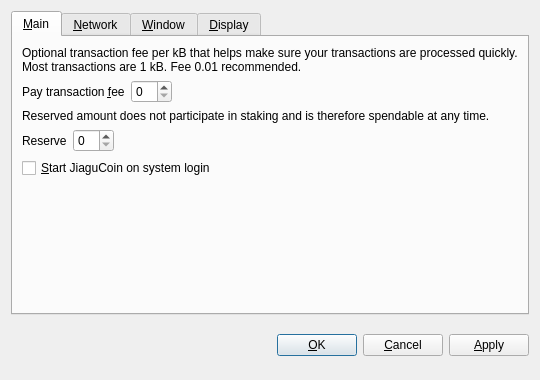
<?xml version="1.0" encoding="UTF-8"?>
<ui version="4.0">
 <class>OptionsDialog</class>
 <widget class="QDialog" name="OptionsDialog">
  <property name="geometry">
   <rect>
    <x>0</x>
    <y>0</y>
    <width>540</width>
    <height>380</height>
   </rect>
  </property>
  <property name="windowTitle">
   <string>Options</string>
  </property>
  <property name="modal">
   <bool>true</bool>
  </property>
  <layout class="QVBoxLayout" name="verticalLayout">
   <item>
    <widget class="QTabWidget" name="tabWidget">
     <property name="tabPosition">
      <enum>QTabWidget::North</enum>
     </property>
     <property name="currentIndex">
      <number>0</number>
     </property>
     <widget class="QWidget" name="tabMain">
      <attribute name="title">
       <string>&amp;Main</string>
      </attribute>
      <layout class="QVBoxLayout" name="verticalLayout_Main">
       <item>
        <widget class="QLabel" name="transactionFeeInfoLabel">
         <property name="text">
          <string>Optional transaction fee per kB that helps make sure your transactions are processed quickly. Most transactions are 1 kB. Fee 0.01 recommended.</string>
         </property>
         <property name="textFormat">
          <enum>Qt::PlainText</enum>
         </property>
         <property name="wordWrap">
          <bool>true</bool>
         </property>
        </widget>
       </item>
       <item>
        <layout class="QHBoxLayout" name="horizontalLayoutFee">
         <item>
          <widget class="QLabel" name="transactionFeeLabel">
           <property name="text">
            <string>Pay transaction &amp;fee</string>
           </property>
           <property name="textFormat">
            <enum>Qt::PlainText</enum>
           </property>
           <property name="buddy">
            <cstring>transactionFee</cstring>
           </property>
          </widget>
         </item>
         <item>
          <widget class="BitcoinAmountField" name="transactionFee"/>
         </item>
         <item>
          <spacer name="horizontalSpacerFee">
           <property name="orientation">
            <enum>Qt::Horizontal</enum>
           </property>
           <property name="sizeHint" stdset="0">
            <size>
             <width>40</width>
             <height>20</height>
            </size>
           </property>
          </spacer>
         </item>
        </layout>
       </item>
       <item>
        <widget class="QLabel" name="reserveBalanceInfoLabel">
         <property name="text">
          <string>Reserved amount does not participate in staking and is therefore spendable at any time.</string>
         </property>
         <property name="textFormat">
          <enum>Qt::PlainText</enum>
         </property>
         <property name="wordWrap">
          <bool>true</bool>
         </property>
        </widget>
       </item>
       <item>
        <layout class="QHBoxLayout" name="horizontalLayoutReserveBalance">
         <item>
          <widget class="QLabel" name="reserveBalanceLabel">
           <property name="text">
            <string>Reserve</string>
           </property>
           <property name="textFormat">
            <enum>Qt::PlainText</enum>
           </property>
           <property name="buddy">
            <cstring>reserveBalance</cstring>
           </property>
          </widget>
         </item>
         <item>
          <widget class="BitcoinAmountField" name="reserveBalance"/>
         </item>
         <item>
          <spacer name="horizontalSpacerReserveBalance">
           <property name="orientation">
            <enum>Qt::Horizontal</enum>
           </property>
           <property name="sizeHint" stdset="0">
            <size>
             <width>40</width>
             <height>20</height>
            </size>
           </property>
          </spacer>
         </item>
        </layout>
       </item>
       <item>
        <widget class="QCheckBox" name="bitcoinAtStartup">
         <property name="toolTip">
          <string>Automatically start JiaguCoin after logging in to the system.</string>
         </property>
         <property name="text">
          <string>&amp;Start JiaguCoin on system login</string>
         </property>
        </widget>
       </item>
       <item>
        <spacer name="verticalSpacer_Main">
         <property name="orientation">
          <enum>Qt::Vertical</enum>
         </property>
         <property name="sizeHint" stdset="0">
          <size>
           <width>20</width>
           <height>40</height>
          </size>
         </property>
        </spacer>
       </item>
      </layout>
     </widget>
     <widget class="QWidget" name="tabNetwork">
      <attribute name="title">
       <string>&amp;Network</string>
      </attribute>
      <layout class="QVBoxLayout" name="verticalLayout_Network">
       <item>
        <widget class="QCheckBox" name="mapPortUpnp">
         <property name="toolTip">
          <string>Automatically open the JiaguCoin client port on the router. This only works when your router supports UPnP and it is enabled.</string>
         </property>
         <property name="text">
          <string>Map port using &amp;UPnP</string>
         </property>
        </widget>
       </item>
       <item>
        <widget class="QCheckBox" name="connectSocks">
         <property name="toolTip">
          <string>Connect to the JiaguCoin network through a SOCKS proxy (e.g. when connecting through Tor).</string>
         </property>
         <property name="text">
          <string>&amp;Connect through SOCKS proxy:</string>
         </property>
        </widget>
       </item>
       <item>
        <layout class="QHBoxLayout" name="horizontalLayout_Network">
         <item>
          <widget class="QLabel" name="proxyIpLabel">
           <property name="text">
            <string>Proxy &amp;IP:</string>
           </property>
           <property name="textFormat">
            <enum>Qt::PlainText</enum>
           </property>
           <property name="buddy">
            <cstring>proxyIp</cstring>
           </property>
          </widget>
         </item>
         <item>
          <widget class="QValidatedLineEdit" name="proxyIp">
           <property name="maximumSize">
            <size>
             <width>140</width>
             <height>16777215</height>
            </size>
           </property>
           <property name="toolTip">
            <string>IP address of the proxy (e.g. 127.0.0.1)</string>
           </property>
          </widget>
         </item>
         <item>
          <widget class="QLabel" name="proxyPortLabel">
           <property name="text">
            <string>&amp;Port:</string>
           </property>
           <property name="textFormat">
            <enum>Qt::PlainText</enum>
           </property>
           <property name="buddy">
            <cstring>proxyPort</cstring>
           </property>
          </widget>
         </item>
         <item>
          <widget class="QLineEdit" name="proxyPort">
           <property name="maximumSize">
            <size>
             <width>55</width>
             <height>16777215</height>
            </size>
           </property>
           <property name="toolTip">
            <string>Port of the proxy (e.g. 9050)</string>
           </property>
          </widget>
         </item>
         <item>
          <widget class="QLabel" name="socksVersionLabel">
           <property name="text">
            <string>SOCKS &amp;Version:</string>
           </property>
           <property name="textFormat">
            <enum>Qt::PlainText</enum>
           </property>
           <property name="buddy">
            <cstring>socksVersion</cstring>
           </property>
          </widget>
         </item>
         <item>
          <widget class="QValueComboBox" name="socksVersion">
           <property name="toolTip">
            <string>SOCKS version of the proxy (e.g. 5)</string>
           </property>
          </widget>
         </item>
         <item>
          <spacer name="horizontalSpacer_Network">
           <property name="orientation">
            <enum>Qt::Horizontal</enum>
           </property>
           <property name="sizeHint" stdset="0">
            <size>
             <width>40</width>
             <height>20</height>
            </size>
           </property>
          </spacer>
         </item>
        </layout>
       </item>
       <item>
        <spacer name="verticalSpacer_Network">
         <property name="orientation">
          <enum>Qt::Vertical</enum>
         </property>
         <property name="sizeHint" stdset="0">
          <size>
           <width>20</width>
           <height>40</height>
          </size>
         </property>
        </spacer>
       </item>
      </layout>
     </widget>
     <widget class="QWidget" name="tabWindow">
      <attribute name="title">
       <string>&amp;Window</string>
      </attribute>
      <layout class="QVBoxLayout" name="verticalLayout_Window">
       <item>
        <widget class="QCheckBox" name="minimizeToTray">
         <property name="toolTip">
          <string>Show only a tray icon after minimizing the window.</string>
         </property>
         <property name="text">
          <string>&amp;Minimize to the tray instead of the taskbar</string>
         </property>
        </widget>
       </item>
       <item>
        <widget class="QCheckBox" name="minimizeOnClose">
         <property name="toolTip">
          <string>Minimize instead of exit the application when the window is closed. When this option is enabled, the application will be closed only after selecting Quit in the menu.</string>
         </property>
         <property name="text">
          <string>M&amp;inimize on close</string>
         </property>
        </widget>
       </item>
       <item>
        <spacer name="verticalSpacer_Window">
         <property name="orientation">
          <enum>Qt::Vertical</enum>
         </property>
         <property name="sizeHint" stdset="0">
          <size>
           <width>20</width>
           <height>40</height>
          </size>
         </property>
        </spacer>
       </item>
      </layout>
     </widget>
     <widget class="QWidget" name="tabDisplay">
      <attribute name="title">
       <string>&amp;Display</string>
      </attribute>
      <layout class="QVBoxLayout" name="verticalLayout_Display">
       <item>
        <layout class="QHBoxLayout" name="horizontalLayout_1_Display">
         <item>
          <widget class="QLabel" name="langLabel">
           <property name="text">
            <string>User Interface &amp;language:</string>
           </property>
           <property name="textFormat">
            <enum>Qt::PlainText</enum>
           </property>
           <property name="buddy">
            <cstring>lang</cstring>
           </property>
          </widget>
         </item>
         <item>
          <widget class="QValueComboBox" name="lang">
           <property name="toolTip">
            <string>The user interface language can be set here. This setting will take effect after restarting JiaguCoin.</string>
           </property>
          </widget>
         </item>
        </layout>
       </item>
       <item>
        <layout class="QHBoxLayout" name="horizontalLayout_2_Display">
         <item>
          <widget class="QLabel" name="unitLabel">
           <property name="text">
            <string>&amp;Unit to show amounts in:</string>
           </property>
           <property name="textFormat">
            <enum>Qt::PlainText</enum>
           </property>
           <property name="buddy">
            <cstring>unit</cstring>
           </property>
          </widget>
         </item>
         <item>
          <widget class="QValueComboBox" name="unit">
           <property name="toolTip">
            <string>Choose the default subdivision unit to show in the interface and when sending coins.</string>
           </property>
          </widget>
         </item>
        </layout>
       </item>
       <item>
        <widget class="QCheckBox" name="coinControlFeatures">
         <property name="toolTip">
          <string>Whether to show coin control features or not.</string>
         </property>
         <property name="text">
          <string>Display coin &amp;control features (experts only!)</string>
         </property>
        </widget>
       </item>
       <item>
        <widget class="QCheckBox" name="minimizeCoinAge">
         <property name="toolTip">
          <string>Whether to select the coin outputs randomly or with minimal coin age.</string>
         </property>
         <property name="text">
          <string>Minimize weight consumption (experimental)</string>
         </property>
        </widget>
       </item>
       <item>
        <widget class="QCheckBox" name="useBlackTheme">
         <property name="text">
          <string>Use black visual theme (requires restart)</string>
         </property>
        </widget>
       </item>
       <item>
        <spacer name="verticalSpacer_Display">
         <property name="orientation">
          <enum>Qt::Vertical</enum>
         </property>
         <property name="sizeHint" stdset="0">
          <size>
           <width>20</width>
           <height>40</height>
          </size>
         </property>
        </spacer>
       </item>
      </layout>
     </widget>
    </widget>
   </item>
   <item>
    <layout class="QHBoxLayout" name="horizontalLayout_Buttons">
     <item>
      <spacer name="horizontalSpacer_1">
       <property name="orientation">
        <enum>Qt::Horizontal</enum>
       </property>
       <property name="sizeHint" stdset="0">
        <size>
         <width>40</width>
         <height>48</height>
        </size>
       </property>
      </spacer>
     </item>
     <item>
      <widget class="QLabel" name="statusLabel">
       <property name="font">
        <font>
         <weight>75</weight>
         <bold>true</bold>
        </font>
       </property>
       <property name="text">
        <string/>
       </property>
       <property name="textFormat">
        <enum>Qt::PlainText</enum>
       </property>
       <property name="wordWrap">
        <bool>true</bool>
       </property>
      </widget>
     </item>
     <item>
      <spacer name="horizontalSpacer_2">
       <property name="orientation">
        <enum>Qt::Horizontal</enum>
       </property>
       <property name="sizeHint" stdset="0">
        <size>
         <width>40</width>
         <height>48</height>
        </size>
       </property>
      </spacer>
     </item>
     <item>
      <widget class="QPushButton" name="okButton">
       <property name="text">
        <string>&amp;OK</string>
       </property>
      </widget>
     </item>
     <item>
      <widget class="QPushButton" name="cancelButton">
       <property name="text">
        <string>&amp;Cancel</string>
       </property>
       <property name="autoDefault">
        <bool>false</bool>
       </property>
      </widget>
     </item>
     <item>
      <widget class="QPushButton" name="applyButton">
       <property name="text">
        <string>&amp;Apply</string>
       </property>
       <property name="autoDefault">
        <bool>false</bool>
       </property>
      </widget>
     </item>
    </layout>
   </item>
  </layout>
 </widget>
 <customwidgets>
  <customwidget>
   <class>BitcoinAmountField</class>
   <extends>QSpinBox</extends>
   <header>bitcoinamountfield.h</header>
  </customwidget>
  <customwidget>
   <class>QValueComboBox</class>
   <extends>QComboBox</extends>
   <header>qvaluecombobox.h</header>
  </customwidget>
  <customwidget>
   <class>QValidatedLineEdit</class>
   <extends>QLineEdit</extends>
   <header>qvalidatedlineedit.h</header>
  </customwidget>
 </customwidgets>
 <resources/>
 <connections/>
</ui>
